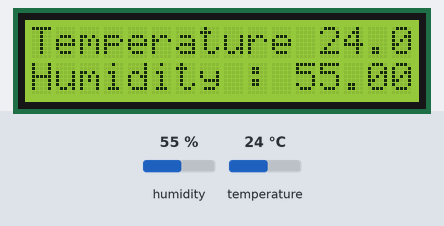
This sketch was run on a simulated Arduino Uno, built with avr-gcc and run on an emulated ATmega328P. Parts: 16×2 character LCD. The test bench sets the inputs (shaded band); at power-on: humidity 55 %, temperature 24 °C.

Above: at 1.7 s.
1.8 s: humidity set to 22 %
At 3.2 s:
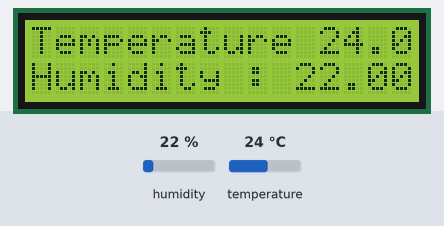
4.5 s: temperature set to 12 °C
At 5.8 s:
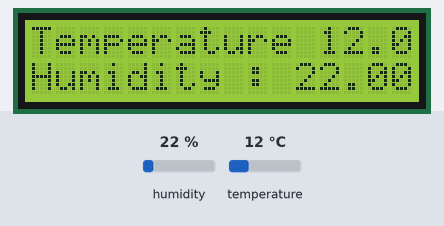
7.2 s: humidity set to 40 %
At 9.7 s:
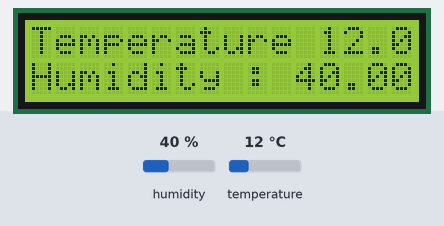
10.2 s: temperature set to 19 °C
At 11.0 s:
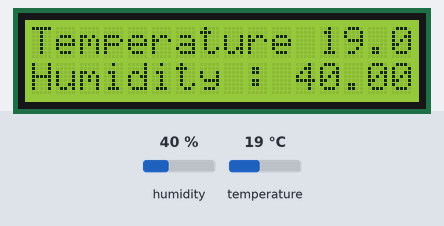
Timing chart, 0 to 13.2 s (numbered marks = the images above; inputs shaded):
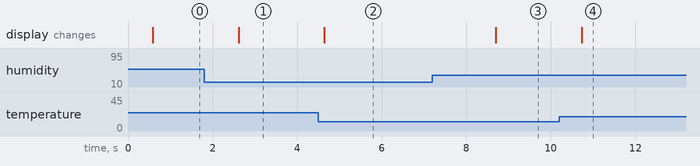

Measured:
- after the input at 1.8 s, the display: changes after 0.82 s (image 1)
- after the input at 4.5 s, the display: changes after 0.15 s (image 2)
- after the input at 7.2 s, the display: changes after 1.5 s (image 3)
- after the input at 10.2 s, the display: changes after 0.53 s (image 4)

The sketch:

Temp_and_humidity_on_lcd.ino
```cpp
#include <DHT.h>
#include <LiquidCrystal.h>
#define Type DHT11
int rs=7;
int en=8;
int d4=9;
int d5=10;
int d6=11;
int d7=12;
int count =0;
LiquidCrystal lcd(rs,en,d4,d5,d6,d7);
int sensePin=2;
int setTime=500;
int wait=100;
DHT HT(sensePin,Type);
float humidity;
float tempc;
float tempf;
 void setup() {
   Serial.begin(9600);
   HT.begin();
   delay(setTime);
   lcd.begin(16,2);
 }
void loop() {
humidity= HT.readHumidity();
tempc= HT.readTemperature();
tempf= HT.readTemperature(true);
lcd.setCursor(0,0);
lcd.print("Temperature ");
lcd.print(tempc);
lcd.setCursor(0,1);
lcd.print("Humidity : ");
lcd.print(humidity);

}
```
